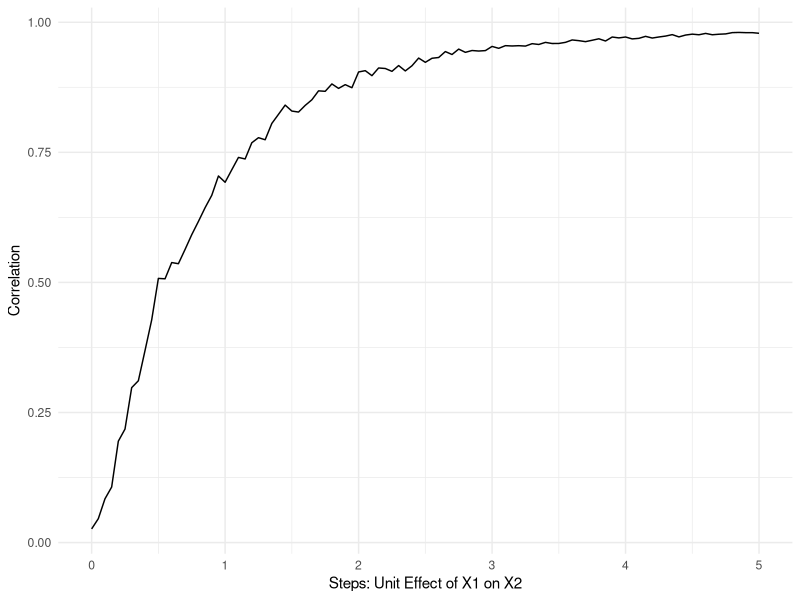
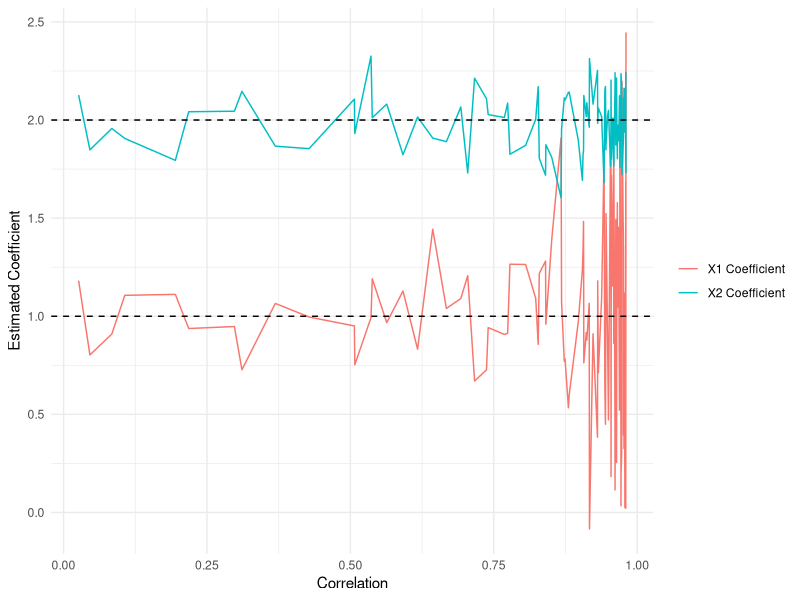
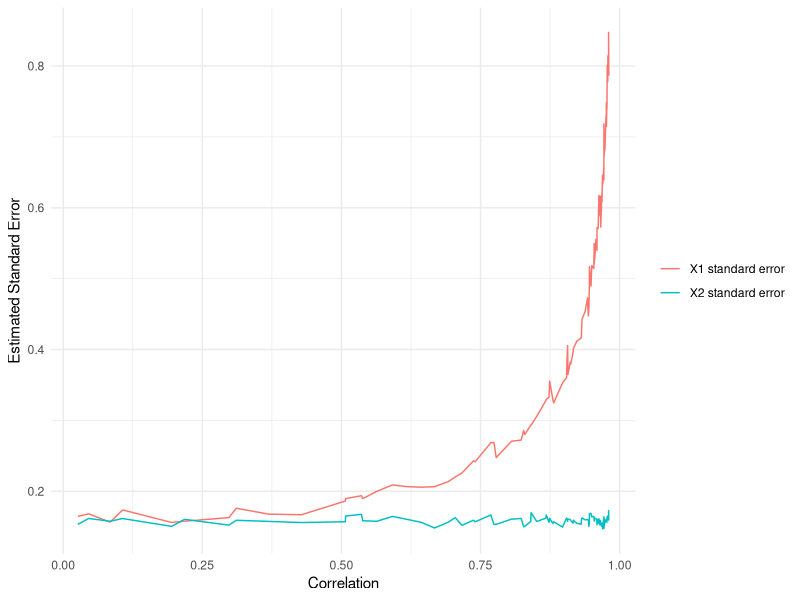
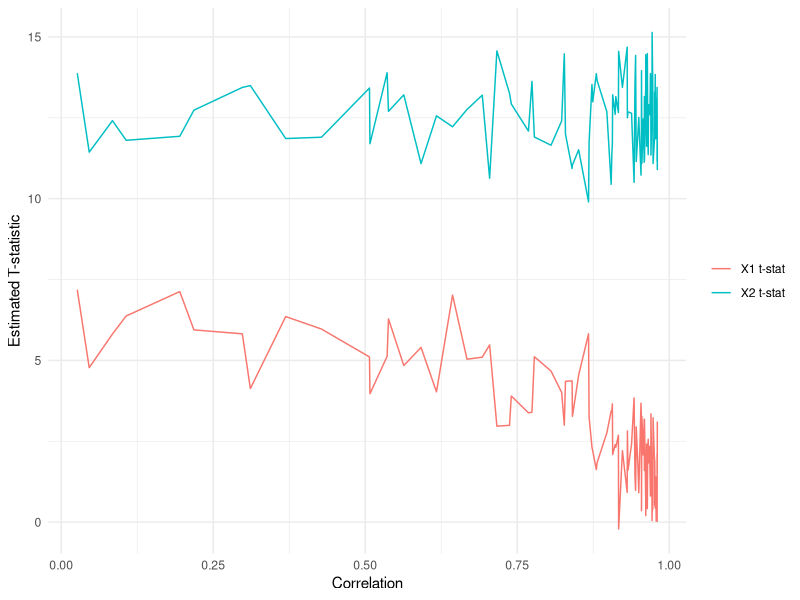
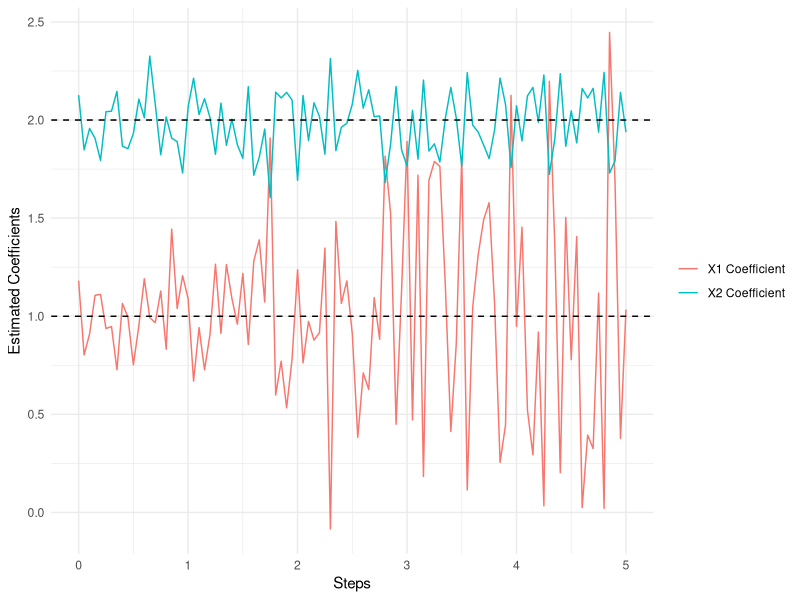
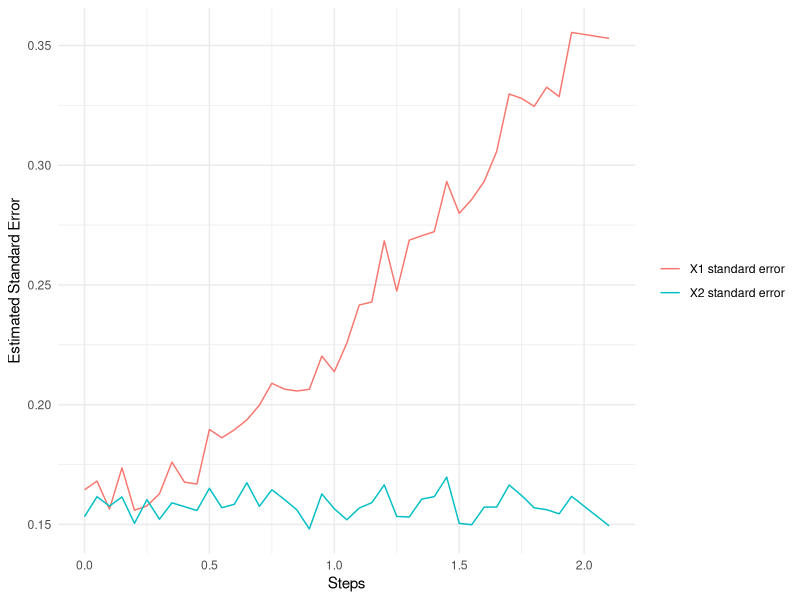
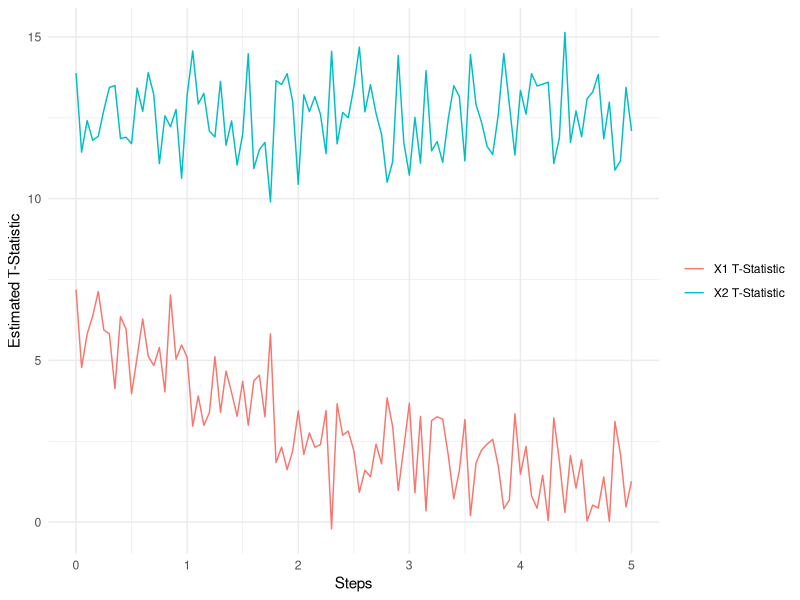
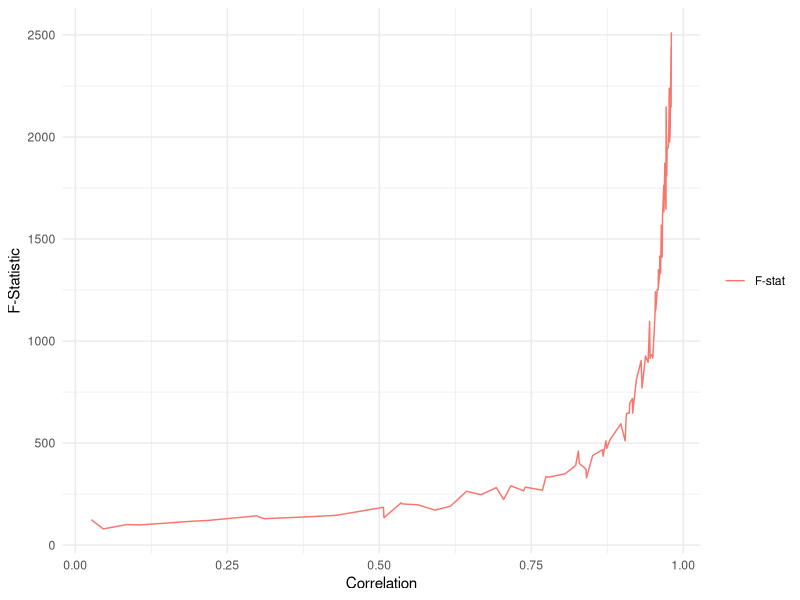

Write the R code that produced these figures, in order.
## ---- chunk 1
knitr::opts_chunk$set(echo = TRUE)
library(tidyverse, quietly = TRUE)
library(gganimate)
library(car)
## ---- chunk 2

# set up
n <- 1000 # number of observations
a <- seq(from = 0, to = 5, by = ((10 - 0)/(201 - 1))) # we want 0.05 increments from 0 to 5
b_1 <- 1 #  true coeffcient for y on x_1 (aka the estimand for y on x_1)
b_2 <- 2 # true coefficient for y on x_2 (aka the estimand for y on x_2)


# create data frames to bind

r_sq_df_total <- data.frame()
f_stat_df_total <- data.frame()
cor_df_total <- data.frame()
adj_r_sq_df_total <- data.frame()
x_1_se_df_total <- data.frame()
x_2_se_df_total <- data.frame()
x_1_b_df_total <- data.frame()
x_2_b_df_total <- data.frame()
vif_b1_df_total <- data.frame()
vif_b2_df_total <- data.frame()

# get distribution of errors for each correlation
e_total <- data.frame()

# for loop

for (i in a){
  x_1 <- rnorm(n, 10, 1)
  x_2 <- rnorm(n, 10, 1) + i*x_1 # this is where the multi-collinearity comes in
  e <-   rnorm(n, 0, 5)
  
  y <- b_1*x_1 + b_2*x_2  + e
  fit<- lm(y ~ x_1 + x_2 ) # fitting our linear model to the data
  # get the R squared
  r_sq_df <- summary(fit)$r.squared 
  r_sq_df_total <- rbind(r_sq_df_total,r_sq_df)
  # get the Adjusted R squared
  adj_r_sq_df <- summary(fit)$adj.r.squared 
  adj_r_sq_df_total <- rbind(adj_r_sq_df_total,adj_r_sq_df)
  # F statistic
  f_stat_df <- as.numeric(summary(fit)$fstat[1]) 
  f_stat_df_total <- rbind(f_stat_df_total,f_stat_df)
  # get correlation between x_1 and x_2
  cor_df <- cor(x_1,x_2) 
  cor_df_total <- rbind(cor_df_total,cor_df)
 # get x_1 standard error
  x_1_se_df <- sqrt(diag(vcov(fit)))[2]
  x_1_se_df_total <- rbind(x_1_se_df_total,x_1_se_df)
  # get x_2 standard error
  x_2_se_df <- sqrt(diag(vcov(fit)))[3]
  x_2_se_df_total <- rbind(x_2_se_df_total,x_2_se_df)
  # get x_1 coefficients
  x_1_b_df <- fit$coefficients[2]
  x_1_b_df_total <- rbind(x_1_b_df_total,x_1_b_df)
  # get x_2 coefficients error
  x_2_b_df <- fit$coefficients[3]
  x_2_b_df_total <- rbind(x_2_b_df_total,x_2_b_df)
  # get b_1 VIF
  vif_b1 <- as.numeric(vif(fit)[1])
  vif_b1_df_total <- rbind(vif_b1_df_total,vif_b1)
  # get x_2 coefficients error
  vif_b2 <- as.numeric(vif(fit)[2])
  vif_b2_df_total <- rbind(vif_b2_df_total,vif_b2)
  # get distribution of errors for each regression group by cor
  
  e <- cbind(fit$residuals, rep(cor_df, times = n))
  e_total<- rbind(e_total,e)
  
}

# combine all the data
all_data <- cbind(a,r_sq_df_total,cor_df_total, adj_r_sq_df_total,f_stat_df_total, x_1_se_df_total,x_2_se_df_total,x_1_b_df_total, x_2_b_df_total, vif_b1_df_total, vif_b2_df_total) %>% 
  rename(i= 1,r_sq = 2, cor =3 , adj_r_sq = 4, f_stat = 5,
         x_1_se = 6, x_2_se = 7, x_1_b = 8, x_2_b = 9, vif_b1 = 10,
         vif_b2 = 11) %>% 
  tibble() 


## ---- chunk 3
# plot of corr with increments a 

all_data %>% 
  ggplot()+ 
  geom_line(aes(x= i, y = cor))+
  theme_minimal()+
  xlab('Steps: Unit Effect of X1 on X2')+
  ylab('Correlation')
## ---- chunk 4
p1<- all_data %>% 
  ggplot()+ 
  geom_line(aes(x= cor, y = x_1_b, color = 'X1 Coefficient'))+
  geom_line(aes(x= cor, y = x_2_b, color = 'X2 Coefficient'))+
  geom_hline(yintercept = 1, linetype = 'dashed')+
  geom_hline(yintercept = 2, linetype = 'dashed')+
   theme_minimal()+
  xlab('Correlation')+
  ylab('Estimated Coefficient')+
  theme(legend.title = element_blank())

p1
## ---- chunk 5
p2<- all_data %>% 
# filter(cor < 0.9) %>% 
 ggplot()+ 
   geom_line(aes(x= cor, y = x_1_se, color = 'X1 standard error'))+
   geom_line(aes(x= cor, y = x_2_se, color = 'X2 standard error'))+
  theme_minimal()+
  xlab('Correlation')+
  ylab('Estimated Standard Error')+
  theme(legend.title = element_blank())

p2
## ---- chunk 6
p3<- all_data %>% 
  ggplot()+ 
  geom_line(aes(x= cor, y = x_1_b/x_1_se, color = 'X1 t-stat'))+
  geom_line(aes(x= cor, y = x_2_b/x_2_se, color = 'X2 t-stat'))+
  theme_minimal()+
  xlab('Correlation')+
  ylab('Estimated T-statistic')+
  theme(legend.title = element_blank())


p3

## ---- chunk 7
p4<- all_data %>% 
  ggplot()+ 
  geom_line(aes(x= i, y = x_1_b, color = 'X1 Coefficient'))+
  geom_line(aes(x= i, y = x_2_b, color = 'X2 Coefficient'))+
  geom_hline(yintercept = 1, linetype = 'dashed')+
  geom_hline(yintercept = 2, linetype = 'dashed')+
  theme_minimal()+
  xlab('Steps')+
  ylab('Estimated Coefficients')+
  theme(legend.title = element_blank())

p4

## ---- chunk 8

p5<- all_data %>% 
filter(cor < 0.9) %>% 
 ggplot()+ 
   geom_line(aes(x= i, y = x_1_se, color = 'X1 standard error'))+
   geom_line(aes(x= i, y = x_2_se, color = 'X2 standard error'))+
  theme_minimal()+
  xlab('Steps')+
  ylab('Estimated Standard Error')+
  theme(legend.title = element_blank())

p5

## ---- chunk 9

p6<- all_data %>% 
  ggplot()+ 
  geom_line(aes(x= i, y = x_1_b/x_1_se, color = 'X1 T-Statistic'))+
  geom_line(aes(x= i, y = x_2_b/x_2_se, color = 'X2 T-Statistic'))+
  theme_minimal()+
  xlab('Steps')+
  ylab('Estimated T-Statistic')+
  theme(legend.title = element_blank())

p6

## ---- chunk 10

p7 <- all_data %>% 
  ggplot()+ 
  geom_line(aes(x= cor, y = f_stat, color = 'F-stat'))+
  theme(legend.position = "none")+
  theme_minimal()+
  xlab('Correlation')+
  ylab('F-Statistic')+
  theme(legend.title = element_blank())

p7

## ---- chunk 11


p8 <- all_data %>% 
  ggplot()+ 
  geom_line(aes(x= cor, y = adj_r_sq, color = 'Adj. R-Squared'))+
  geom_line(aes(x= cor, y = r_sq, color = 'R-Squared'))+
  theme(legend.position = "none")+
  theme_minimal()+
  xlab('Correlation')+
  ylab('(Adjusted) R-Squared')+
  theme(legend.title = element_blank())

p8

## ---- chunk 12

p9 <- all_data %>% 
  ggplot()+ 
  geom_line(aes(x= i, y = f_stat, color = 'F-stat'))+
  theme_minimal()+
  xlab('Correlation')+
  ylab('F-Statistic')+
  theme(legend.title = element_blank())

p9

## ---- chunk 13

p10 <- all_data %>% 
  ggplot()+ 
  geom_line(aes(x= i, y = adj_r_sq, color = 'Adj. R-Squared'))+
  geom_line(aes(x= i, y = r_sq, color = 'R-Squared'))+
  theme_minimal()+
  xlab('Step')+
  ylab('(Adjusted) R-Squared')+
  theme(legend.title = element_blank())

p10

## ---- chunk 14
# residuals over increasing correlation


e_total_clean<- e_total %>% 
  rename(residuals = 1, corr_group = 2) %>% 
  mutate(corr_group = round(corr_group,3)) 


ggplot(e_total_clean,aes(x = residuals, frame = corr_group)) + 
  geom_density(col = "black",fill = "blue") + 
  geom_vline(xintercept = 0, col = "red" )+
  labs(caption = 'Correlation: {closest_state} ')+
  ylab('Density of Residuals')+
  xlab('')+
  ggtitle('Prediction with Increasing Multi-Collinearity', subtitle = 'Distribution of residuals over increasing correlation between X1 and X2')+
  transition_states(states = corr_group) + 
  shadow_mark(alpha = .3)+
  theme_classic()
